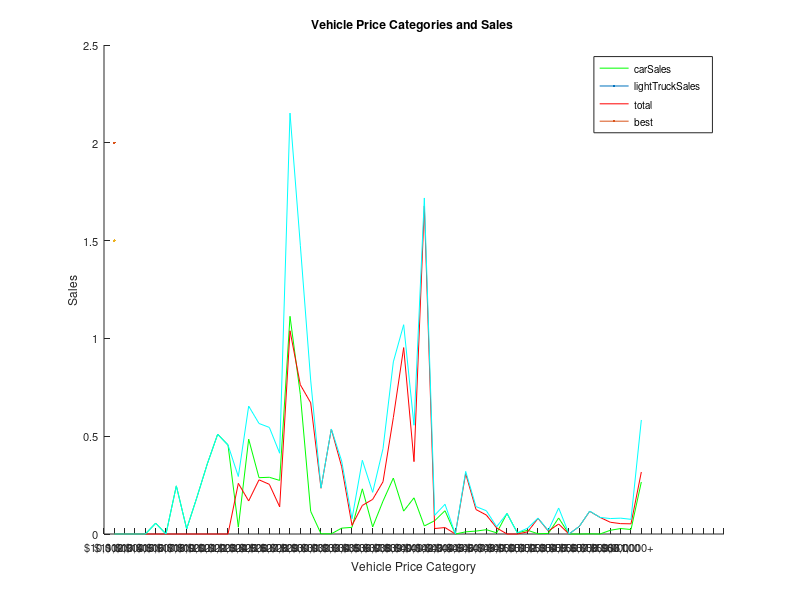

Write the MATLAB code that produced this figure.
close all;
clear;
clc;
xLabels={'$10,000' '$11,000' '$12,000' '$13,000' '$14,000' '$15,000' '$16,000' '$17,000' '$18,000' '$19,000' '$20,000' '$21,000' '$22,000' '$23,000' '$24,000' '$25,000' '$26,000' '$27,000' '$28,000' '$29,000' '$30,000' '$31,000' '$32,000' '$33,000' '$34,000' '$35,000' '$36,000' '$37,000' '$38,000' '$39,000' '$40,000' '$41,000' '$42,000' '$43,000' '$44,000' '$45,000' '$46,000' '$47,000' '$48,000' '$49,000' '$50,000' '$51,000' '$52,000' '$53,000' '$54,000' '$55,000' '$56,000' '$57,000' '$58,000' '$59,000' '$60,000' '$61,000+'};
load data03
CarSales
LightTruckSales
Total
% carSales=[0 0 0 0 0.055 0 0.246 0.026 0.189 0.359 0.51 0.455 0.035 0.485 0.288 0.29 0.274 1.113 0.713 0.116 0.001 0.001 0.03 0.034 0.231 0.036 0.168 0.286 0.117 0.185 0.041 0.068 0.119 0 0.011 0.015 0.022 0.006 0.105 0.006 0.019 0.001 0.003 0.082 0 0 0.001 0 0.019 0.028 0.023 0.266];
% lightTruckSales=[0 0 0 0 0 0 0 0 0 0 0 0 0.259 0.169 0.277 0.254 0.139 1.039 0.763 0.671 0.234 0.536 0.344 0.044 0.146 0.177 0.267 0.595 0.953 0.37 1.677 0.028 0.033 0 0.309 0.125 0.097 0.031 0 0 0.011 0.08 0.015 0.051 0 0.039 0.116 0.085 0.06 0.053 0.052 0.317];
% total=[0 0 0 0 0.055 0 0.246 0.026 0.189 0.359 0.51 0.455 0.294 0.654 0.565 0.545 0.413 2.152 1.476 0.787 0.235 0.537 0.373 0.078 0.377 0.213 0.436 0.88 1.07 0.556 1.718 0.096 0.152 0 0.32 0.14 0.119 0.037 0.105 0.006 0.03 0.081 0.018 0.133 0 0.039 0.117 0.085 0.079 0.081 0.075 0.583];
title('Vehicle Price Categories and Sales ');
xlabel('Vehicle Price Category');
ylabel('Sales');
hold on;
plot(CarSales,'-g',LineWidth=2);
plot(LightTruckSales,'-r',LineWidth=2);
plot(Total,'-c',LineWidth=1.5);
hold off;
xbounds = xlim;

set(gca,'XTick',xbounds(1):xbounds(2),'FontSize',8);
xticklabels(xLabels);
xtickangle(60);
legend('carSales','lightTruckSales','total',Location='best'); 
